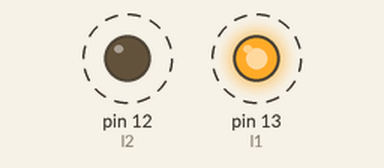
Bench run of a sketch on a simulated Arduino Uno, built with avr-gcc and run on an emulated ATmega328P. Shown: output pins drawn as LEDs (lit = HIGH). Dashed ring = blinking.

Above: at 0.05 s.
Timing chart, 0 to 3.0 s (numbered marks = the images above):
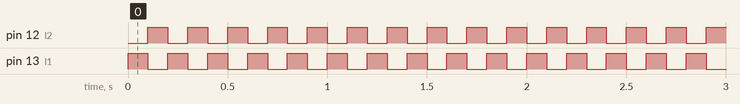

Measured:
- by itself, pin 12 (l2), pin 13 (l1): alternates HIGH for 0.10 s and LOW for 0.10 s

The sketch:

twoLED_alternate.ino
```cpp
int l1 = 13;
int l2 = 12;

void setup() {
  // put your setup code here, to run once:
  pinMode(l1, OUTPUT);
  pinMode(l2, OUTPUT);

}

void loop() {
  // put your main code here, to run repeatedly:
  digitalWrite(l1, HIGH);
  digitalWrite(l2, LOW);
  delay(100);
  digitalWrite(l1, LOW);
  digitalWrite(l2, HIGH);
  delay(100);
}
```
